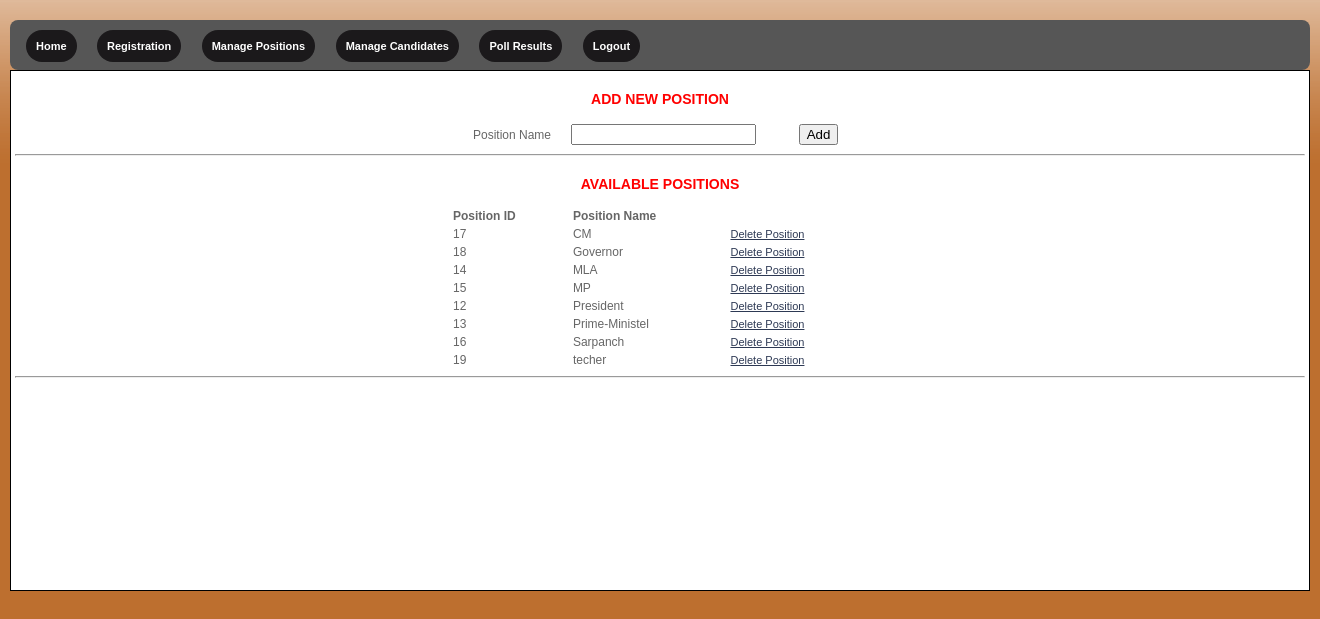
Page /admin/positions.php (signed in) on the committed database.
### tables this page shows
CREATE TABLE IF NOT EXISTS `tbpositions` (
  `position_id` int(5) NOT NULL,
  `position_name` varchar(45) NOT NULL
);

### admin/positions.php (the view, shortened to what this page needs)
<?php
$result=mysql_query("SELECT * FROM tbPositions")
or die("There are no records to display ... \n" . mysql_error());
?>
<!DOCTYPE html PUBLIC "-//W3C//DTD XHTML 1.0 Transitional//EN" "http://www.w3.org/TR/xhtml1/DTD/xhtml1-transitional.dtd">
<html xmlns="http://www.w3.org/1999/xhtml">
<head>
<link href="css/user_styles.css" rel="stylesheet" type="text/css" />
<link href="css/menu.css" rel="stylesheet" type="text/css" />
</head>
<body bgcolor="tan">
<div id="menu">
     <ul>
          <li><a href="admin.php" class="active">Home</a></li>
		  <li><a href="registeracc.php" class="active">Registration</a></li>
          <li><a href="positions.php" class="active">Manage Positions</a></li>
          <li><a href="candidates.php" class="active">Manage Candidates</a></li>
		  <li><a href="refresh.php" class="active">Poll Results</a></li>
		  <li><a href="logout.php" class="active">Logout</a></li>
     </ul>
</div>
<div id="container">
<table width="380" align="center">
<CAPTION><h3>ADD NEW POSITION</h3></CAPTION>
<form name="fmPositions" id="fmPositions" action="positions.php" method="post" onsubmit="return positionValidate(this)">
<tr>
    <td>Position Name</td>
    <td><input type="text" name="position" /></td>
    <td><input type="submit" name="Submit" value="Add" /></td>
</tr>
</table>
<hr>
<table border="0" width="420" align="center">
<CAPTION><h3>AVAILABLE POSITIONS</h3></CAPTION>
<tr>
<th>Position ID</th>
<th>Position Name</th>
</tr>
<?php
while ($row=mysql_fetch_array($result)){
echo "<tr>";
echo "<td>" . $row['position_id']."</td>";
echo "<td>" . $row['position_name']."</td>";
echo '<td><a href="positions.php?id=' . $row['position_id'] . '">Delete Position</a></td>';
echo "</tr>";
}
?>
</table>
<hr>
</div>
</body>
</html>

### admin/css/user_styles.css (style rules this page uses)
body { font: 11px Verdana, Arial, Helvetica, sans-serif; color: #666666; margin: 0px; padding: 20px 10px 0px; background:#bd6f2f url(images/base-bg.gif) repeat-x top; }
h3 { color:red; }
a { color: #2D3954; font-size: 11px; }
th { font-weight: bold; text-align: left; }
#container { border:black solid 1px; padding:6px 4px 6px 4px; width:1290px; height:507px; margin:auto; background:white; font-size:12px; text-align:justify; margin-top:0px; }

### admin/css/menu.css (style rules this page uses)
#menu { margin: 0; width: auto; background-color: #565656; font-size: 16px; font-family: Tahoma, Geneva, sans-serif; font-weight: bold; text-align: left; padding: 8px; border-radius: 8px; -webkit-border-radius: 8px; -moz-border-radius: 8px; -o-border-radius: 8px; }
#menu ul { margin: 0; padding: 8px 0; list-style: none; height: auto; }
#menu li { display: inline; padding: 8px; }
#menu a { color: #FFF; padding: 10px; text-decoration: none; }
#menu li .active { background-color: #1B191B; color: #FFF; border-radius: 20px; -webkit-border-radius: 20px; -moz-border-radius: 20px; -o-border-radius: 20px; }

### rows in the picture
tbpositions: position_id "17", position_name "CM"
tbpositions: position_id "18", position_name "Governor"
tbpositions: position_id "14", position_name "MLA"
tbpositions: position_id "15", position_name "MP"
tbpositions: position_id "12", position_name "President"
tbpositions: position_id "13", position_name "Prime-Ministel"
tbpositions: position_id "16", position_name "Sarpanch"
tbpositions: position_id "19", position_name "techer"
